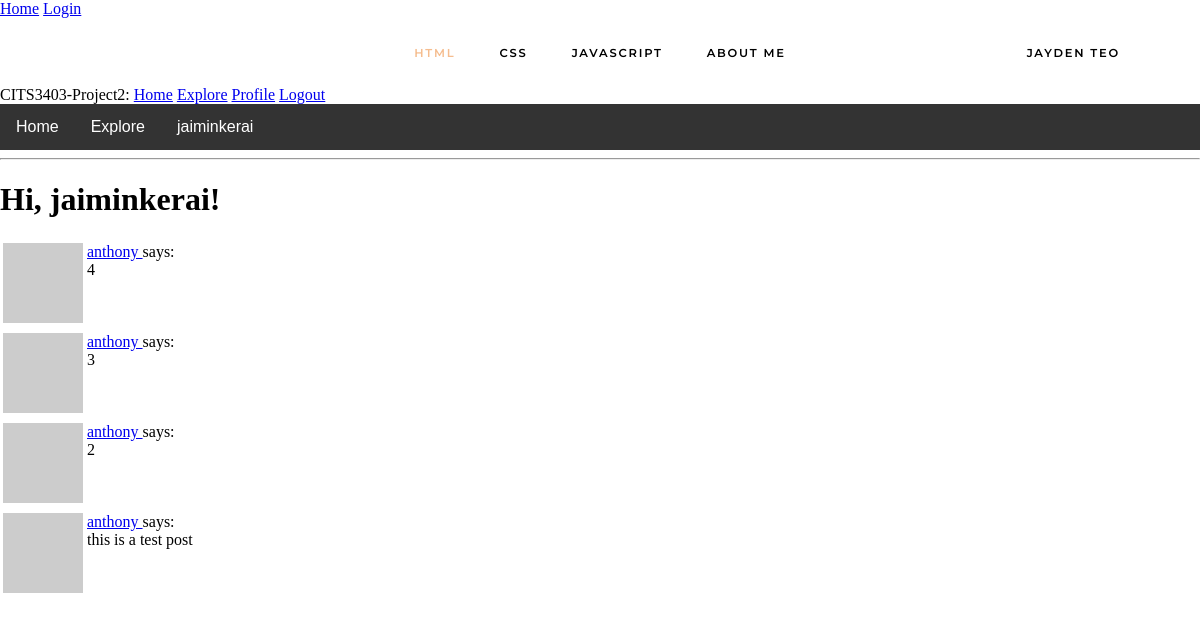
Page /explore (signed in) on the committed database.
### app/models.py (models this page shows, shortened)
class User(UserMixin, db.Model):
    id = db.Column(db.Integer, primary_key=True)
    username = db.Column(db.String(64), index=True, unique=True)
    email = db.Column(db.String(120), index=True, unique=True)
    password_hash = db.Column(db.String(128))
    posts = db.relationship('Post', backref='author', lazy='dynamic')
    def avatar(self, size):
        digest = md5(self.email.lower().encode('utf-8')).hexdigest()
        return 'https://www.gravatar.com/avatar/{}?d=identicon&s={}'.format(
            digest, size)
    about_me = db.Column(db.String(140))
    last_seen = db.Column(db.DateTime, default=datetime.utcnow)
    followed = db.relationship(
        'User', secondary=followers,
        primaryjoin=(followers.c.follower_id == id),
        secondaryjoin=(followers.c.followed_id == id),
        backref=db.backref('followers', lazy='dynamic'), lazy='dynamic')

class Post(db.Model):
    id = db.Column(db.Integer, primary_key=True)
    body = db.Column(db.String(140))
    timestamp = db.Column(db.DateTime, index=True, default=datetime.utcnow)
    user_id = db.Column(db.Integer, db.ForeignKey('user.id'))

### app/routes.py (the view)
@app.route('/explore')
@login_required
def explore():
    page = request.args.get('page', 1, type=int)
    posts = Post.query.order_by(Post.timestamp.desc()).paginate(
        page, app.config['POSTS_PER_PAGE'], False)
    next_url = url_for('explore', page=posts.next_num) \
        if posts.has_next else None
    prev_url = url_for('explore', page=posts.prev_num) \
        if posts.has_prev else None
    return render_template("index.html", title='Explore', posts=posts.items,
                          next_url=next_url, prev_url=prev_url)

### app/models.py (called while the page is built)
@login.user_loader
def load_user(id):
    return User.query.get(int(id))

### app/routes.py (called while the page is built)
@app.before_request
def before_request():
    if current_user.is_authenticated:
        current_user.last_seen = datetime.utcnow()
        db.session.commit()

### app/templates/index.html (shortened to what this page needs)
{% extends "base.html" %}
{% block content %}
    <h1>Hi, {{ current_user.username }}!</h1>
    {% for post in posts %}
        {% include '_post.html' %}
    {% endfor %}
{% endblock %}

### app/templates/base.html (shortened to what this page needs)
<!DOCTYPE html>
<html lang="en-US">
    <head>
        <link href="{{ url_for('static', filename='css/styles.css') }}" rel="stylesheet">
    </head>
    <body>
        <div>
            <a href="{{ url_for('index') }}">Home</a>
            <a href="{{ url_for('login') }}">Login</a>
            <nav>
                <ul>
                    <li><a href="html.html"  class="currentPage">html</a></li>
                    <li><a href="css.html">css</a></li>
                    <li><a href="javascript.html">javascript</a></li>
                    <li><a href="about.html">about me</a></li>
                    <li class="logoRight"><a href="#">jayden teo</a></li>
                </ul>
            </nav>
        </div>
        <section>
            CITS3403-Project2:
            <a href="{{ url_for('index') }}">Home</a>
            <a href="{{ url_for('explore') }}">Explore</a>
            {% if current_user.is_anonymous %}
            <a href="{{ url_for('login') }}">Login</a>
            {% else %}
            <a href="{{ url_for('user', username=current_user.username) }}">Profile</a>
            <a href="{{ url_for('logout') }}">Logout</a>
            {% endif %}
        </section>
        <section>
        <div class="navbar">
            <a href="{{ url_for('index') }}">Home</a>
            <a href="{{ url_for('explore') }}">Explore</a>
            {% if current_user.is_anonymous %}
            <a href="{{ url_for('login') }}">Login</a>
            {% else %}
            <div class="dropdown">
                <button class="dropbtn" onclick="location.href ='{{ url_for('user', username=current_user.username) }}';">{{ current_user.username }}
                </button>
            </div>
            {% endif %}
        </div>
        </section>
        <hr>
        {% block content %}{% endblock %}
    </body>
</html>

### app/templates/_post.html
<table>
    <tr valign="top">
        <td><img src="{{ post.author.avatar(36) }}"></td>
        <td>
            <a href="{{ url_for('user', username=post.author.username) }}">
                {{ post.author.username }}
            </a>
            says:<br>{{ post.body }}
        </td>
    </tr>
</table>

### app/static/css/styles.css (style rules this page uses)
body { margin: 0; padding: 0; height: 100vh; }
.logoRight { margin-left: 20px; padding-top: 25px; padding-bottom: 25px; right: 5%; position: absolute; }
nav { text-align: center; }
nav ul, .footer ul { margin: 0; padding: 0; list-style: none; }
nav li, .footer li { display: inline-block; margin-left: 20px; margin-right: 20px; padding-top: 25px; padding-bottom: 25px; }
nav a, .footer a { color: black; text-decoration: solid; text-transform: uppercase; letter-spacing: 1.8px; font-family: 'Montserrat'; font-weight: 600; font-size: 11.5px; }
nav a.currentPage { color: rgb(245, 189, 143); }
.navbar { overflow: hidden; background-color: #333; font-family: Arial; }
.navbar a { float: left; font-size: 16px; color: white; text-align: center; padding: 14px 16px; text-decoration: none; }
.dropdown { float: left; overflow: hidden; }
.dropdown .dropbtn { font-size: 16px; border: none; outline: none; color: white; padding: 14px 16px; background-color: inherit; font-family: inherit; margin: 0; }

### rows in the picture
User: username "jaiminkerai"
Post: author.username "anthony", body "4"
Post: author.username "anthony", body "3"
Post: author.username "anthony", body "2"
Post: author.username "anthony", body "this is a test post"
